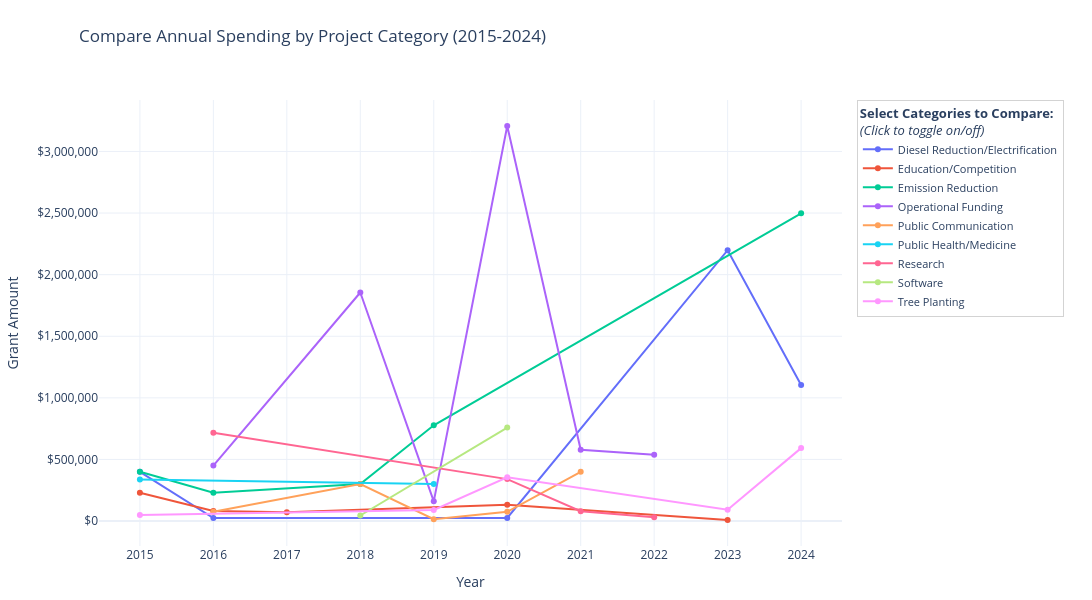

Notebook cell for this chart:
### Code cell
# 2. TRANSFORM DATA: Handle both Project Category 1 and 2
df1 = df[['Year', 'Grant Amount', 'Project Category 1']].rename(columns={'Project Category 1': 'Project Category'})
df2 = df[['Year', 'Grant Amount', 'Project Category 2']].rename(columns={'Project Category 2': 'Project Category'})

# Combine and remove rows where the category is empty
df_combined = pd.concat([df1, df2]).dropna(subset=['Project Category'])

# 3. GROUP DATA: Sum spending by Year and Category
df_grouped = df_combined.groupby(['Year', 'Project Category'])['Grant Amount'].sum().reset_index()

# Get the list of unique categories
categories = sorted(df_grouped['Project Category'].unique())

# --- CREATE THE FIGURE ---
fig = go.Figure()

# Add a trace for each category (this makes each one toggleable)
for cat in categories:
    temp_df = df_grouped[df_grouped['Project Category'] == cat]
    fig.add_trace(
        go.Scatter(
            x=temp_df['Year'], 
            y=temp_df['Grant Amount'], 
            name=cat, 
            mode='lines+markers',
            visible=True, # All visible by default
            hovertemplate="<b>" + cat + "</b><br>Amount: $%{y:,.0f}<extra></extra>"
        )
    )

# --- CONFIGURE LAYOUT FOR COMPARISON ---
fig.update_layout(
    width=1100, # Widened slightly to make room for the legend
    height=600,
    autosize=False,
    margin=dict(l=50, r=250, t=100, b=50), # Large right margin for the legend "menu"
    xaxis=dict(title="Year", tickmode='linear'), 
    yaxis=dict(
        title="Grant Amount",
        tickprefix="$",    
        tickformat=",",    
    ),
    title={
            'text': "Comparative Annual Spending by Project Category (2015-2024)",
            'y': 0.95, 
            'x': 0.5, 
            'xanchor': 'right', 
            'yanchor': 'top'
    },
    # Legend settings to make it act like a checkbox menu
    legend=dict(
        title="<b>Select Categories to Compare:</b><br><i>(Click to toggle on/off)</i>",
        orientation="v",
        yanchor="top",
        y=1,
        xanchor="left",
        x=1.02, # Position it to the right of the plot
        itemclick="toggle", # Toggles visibility like a checkbox
        itemdoubleclick="toggleothers", # Double-click to see ONLY that category
        font=dict(size=11),
        bgcolor="rgba(255, 255, 255, 0.8)",
        bordercolor="lightgrey",
        borderwidth=1
    ),
    template="plotly_white",
    hovermode="x unified" # Shows all active categories in one hover window for comparison
)

fig.show()

# Export for Wix (Copy the snippet below if needed)
# html_snippet = fig.to_html(full_html=False, include_plotlyjs='cdn')
# print(html_snippet)

### Figure 1 — Plotly figure (JSON) as saved in the notebook; plotly's stock layout.template omitted (floating-point values rounded to 4 significant figures)
{"data": [{"hovertemplate": "<b>Diesel Reduction/Electrification</b><br>Amount: $%{y:,.0f}<extra></extra>", "mode": "lines+markers", "name": "Diesel Reduction/Electrification", "type": "scatter", "visible": true, "x": [2015, 2016, 2020, 2023, 2024], "y": [400000, 24000, 25000, 2198339, 1105061]}, {"hovertemplate": "<b>Education/Competition</b><br>Amount: $%{y:,.0f}<extra></extra>", "mode": "lines+markers", "name": "Education/Competition", "type": "scatter", "visible": true, "x": [2015, 2016, 2017, 2020, 2023], "y": [229000, 82000, 72500, 131495, 9000]}, {"hovertemplate": "<b>Emission Reduction</b><br>Amount: $%{y:,.0f}<extra></extra>", "mode": "lines+markers", "name": "Emission Reduction", "type": "scatter", "visible": true, "x": [2015, 2016, 2018, 2019, 2024], "y": [400000, 230000, 300000, 777100, 2497450]}, {"hovertemplate": "<b>Operational Funding</b><br>Amount: $%{y:,.0f}<extra></extra>", "mode": "lines+markers", "name": "Operational Funding", "type": "scatter", "visible": true, "x": [2016, 2018, 2019, 2020, 2021, 2022], "y": [450000, 1854962, 159765, 3206101, 578684, 539125]}, {"hovertemplate": "<b>Public Communication</b><br>Amount: $%{y:,.0f}<extra></extra>", "mode": "lines+markers", "name": "Public Communication", "type": "scatter", "visible": true, "x": [2016, 2018, 2019, 2020, 2021], "y": [75900, 300000, 15000, 75000, 400000]}, {"hovertemplate": "<b>Public Health/Medicine</b><br>Amount: $%{y:,.0f}<extra></extra>", "mode": "lines+markers", "name": "Public Health/Medicine", "type": "scatter", "visible": true, "x": [2015, 2019], "y": [337600, 300000]}, {"hovertemplate": "<b>Research</b><br>Amount: $%{y:,.0f}<extra></extra>", "mode": "lines+markers", "name": "Research", "type": "scatter", "visible": true, "x": [2016, 2020, 2021, 2022], "y": [717246, 340554, 79897, 30000]}, {"hovertemplate": "<b>Software</b><br>Amount: $%{y:,.0f}<extra></extra>", "mode": "lines+markers", "name": "Software", "type": "scatter", "visible": true, "x": [2018, 2020], "y": [45000, 758725]}, {"hovertemplate": "<b>Tree Planting</b><br>Amount: $%{y:,.0f}<extra></extra>", "mode": "lines+markers", "name": "Tree Planting", "type": "scatter", "visible": true, "x": [2015, 2019, 2020, 2023, 2024], "y": [50000, 90000, 355555, 92000, 592000]}], "layout": {"autosize": false, "height": 600, "hovermode": "x unified", "legend": {"bgcolor": "rgba(255, 255, 255, 0.8)", "bordercolor": "lightgrey", "borderwidth": 1, "font": {"size": 11}, "itemclick": "toggle", "itemdoubleclick": "toggleothers", "orientation": "v", "title": {"text": "<b>Select Categories to Compare:</b><br><i>(Click to toggle on/off)</i>"}, "x": 1.02, "xanchor": "left", "y": 1, "yanchor": "top"}, "margin": {"b": 50, "l": 50, "r": 250, "t": 100}, "title": {"text": "Compare Annual Spending by Project Category (2015-2024)", "x": 0.5, "xanchor": "right", "y": 0.95, "yanchor": "top"}, "width": 1100, "xaxis": {"autorange": true, "range": [2014.0, 2025.0], "tickmode": "linear", "title": {"text": "Year"}, "type": "linear"}, "yaxis": {"autorange": true, "range": [-202300.0, 3417000.0], "tickformat": ",", "tickprefix": "$", "title": {"text": "Grant Amount"}, "type": "linear"}}}
